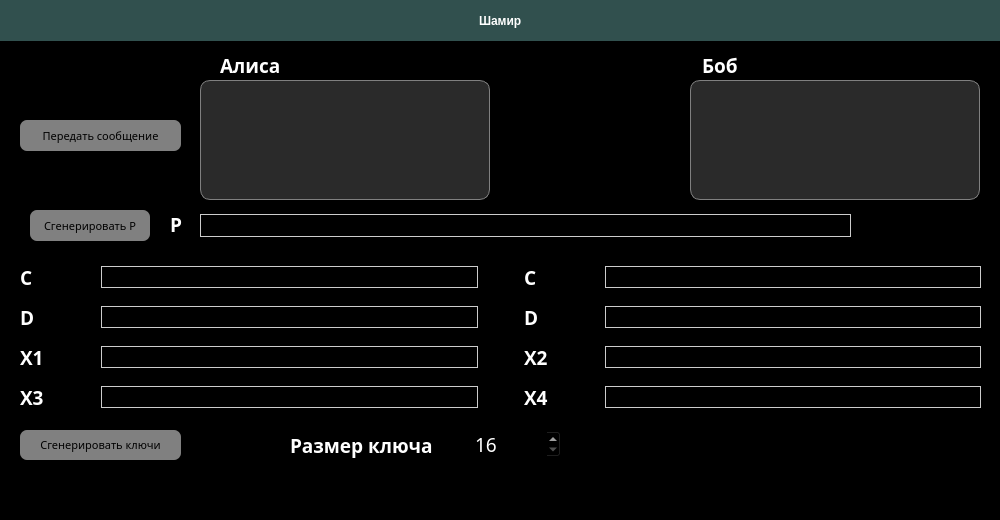
<?xml version="1.0" encoding="UTF-8"?>
<ui version="4.0">
 <class>MainWindow</class>
 <widget class="QMainWindow" name="MainWindow">
  <property name="geometry">
   <rect>
    <x>0</x>
    <y>0</y>
    <width>1000</width>
    <height>520</height>
   </rect>
  </property>
  <property name="sizePolicy">
   <sizepolicy hsizetype="Fixed" vsizetype="Fixed">
    <horstretch>0</horstretch>
    <verstretch>0</verstretch>
   </sizepolicy>
  </property>
  <property name="minimumSize">
   <size>
    <width>685</width>
    <height>520</height>
   </size>
  </property>
  <property name="maximumSize">
   <size>
    <width>1000</width>
    <height>650</height>
   </size>
  </property>
  <property name="windowTitle">
   <string>Shamir</string>
  </property>
  <widget class="QWidget" name="centralwidget">
   <property name="styleSheet">
    <string notr="true">background-color: #000</string>
   </property>
   <widget class="QLabel" name="label_9">
    <property name="geometry">
     <rect>
      <x>702</x>
      <y>50</y>
      <width>41</width>
      <height>30</height>
     </rect>
    </property>
    <property name="font">
     <font>
      <family>Century Gothic</family>
      <pointsize>14</pointsize>
      <weight>87</weight>
      <italic>false</italic>
      <bold>true</bold>
     </font>
    </property>
    <property name="styleSheet">
     <string notr="true">color: white;
font: 14pt &quot;Century Gothic&quot;;
font-weight: 700;</string>
    </property>
    <property name="text">
     <string>Боб</string>
    </property>
   </widget>
   <widget class="QFrame" name="frame">
    <property name="geometry">
     <rect>
      <x>0</x>
      <y>0</y>
      <width>1001</width>
      <height>41</height>
     </rect>
    </property>
    <property name="styleSheet">
     <string notr="true">background-color: rgb(49, 80, 78)</string>
    </property>
    <property name="frameShape">
     <enum>QFrame::StyledPanel</enum>
    </property>
    <property name="frameShadow">
     <enum>QFrame::Raised</enum>
    </property>
    <widget class="QWidget" name="horizontalLayoutWidget_3">
     <property name="geometry">
      <rect>
       <x>0</x>
       <y>0</y>
       <width>1001</width>
       <height>41</height>
      </rect>
     </property>
     <layout class="QHBoxLayout" name="horizontalLayout_3" stretch="0,0,0">
      <item>
       <spacer name="horizontalSpacer_2">
        <property name="orientation">
         <enum>Qt::Horizontal</enum>
        </property>
        <property name="sizeHint" stdset="0">
         <size>
          <width>40</width>
          <height>20</height>
         </size>
        </property>
       </spacer>
      </item>
      <item>
       <widget class="QLabel" name="label_4">
        <property name="styleSheet">
         <string notr="true">color: white;
font: 18pt &quot;Century Gothic&quot;;
font-weight: 700;</string>
        </property>
        <property name="text">
         <string>Шамир</string>
        </property>
       </widget>
      </item>
      <item>
       <spacer name="horizontalSpacer">
        <property name="orientation">
         <enum>Qt::Horizontal</enum>
        </property>
        <property name="sizeHint" stdset="0">
         <size>
          <width>40</width>
          <height>20</height>
         </size>
        </property>
       </spacer>
      </item>
     </layout>
    </widget>
   </widget>
   <widget class="QLabel" name="label_8">
    <property name="geometry">
     <rect>
      <x>220</x>
      <y>50</y>
      <width>71</width>
      <height>30</height>
     </rect>
    </property>
    <property name="font">
     <font>
      <family>Century Gothic</family>
      <pointsize>14</pointsize>
      <weight>87</weight>
      <italic>false</italic>
      <bold>true</bold>
     </font>
    </property>
    <property name="styleSheet">
     <string notr="true">color: white;
font: 14pt &quot;Century Gothic&quot;;
font-weight: 700;</string>
    </property>
    <property name="text">
     <string>Алиса</string>
    </property>
   </widget>
   <widget class="QTextBrowser" name="text_browser">
    <property name="geometry">
     <rect>
      <x>690</x>
      <y>80</y>
      <width>290</width>
      <height>120</height>
     </rect>
    </property>
    <property name="styleSheet">
     <string notr="true">background-color: rgb(42, 42, 42);
border: 1px solid gray;
border-radius: 10px;
color: white;
</string>
    </property>
   </widget>
   <widget class="QPlainTextEdit" name="text_edit">
    <property name="geometry">
     <rect>
      <x>200</x>
      <y>80</y>
      <width>290</width>
      <height>120</height>
     </rect>
    </property>
    <property name="styleSheet">
     <string notr="true">background-color: rgb(42, 42, 42);
border: 1px solid gray;
border-radius: 10px;
color: white;
</string>
    </property>
    <property name="readOnly">
     <bool>false</bool>
    </property>
   </widget>
   <widget class="QWidget" name="horizontalLayoutWidget">
    <property name="geometry">
     <rect>
      <x>20</x>
      <y>260</y>
      <width>961</width>
      <height>154</height>
     </rect>
    </property>
    <layout class="QHBoxLayout" name="horizontalLayout" stretch="2,0,2">
     <item>
      <layout class="QHBoxLayout" name="horizontalLayout_2" stretch="1,5">
       <item>
        <layout class="QVBoxLayout" name="verticalLayout_2">
         <item>
          <widget class="QLabel" name="label_public_key">
           <property name="font">
            <font>
             <family>Century Gothic</family>
             <pointsize>14</pointsize>
             <weight>75</weight>
             <bold>true</bold>
            </font>
           </property>
           <property name="styleSheet">
            <string notr="true">color: white;</string>
           </property>
           <property name="text">
            <string>C</string>
           </property>
          </widget>
         </item>
         <item>
          <widget class="QLabel" name="label_private_key">
           <property name="font">
            <font>
             <family>Century Gothic</family>
             <pointsize>14</pointsize>
             <weight>75</weight>
             <bold>true</bold>
            </font>
           </property>
           <property name="styleSheet">
            <string notr="true">color: white;</string>
           </property>
           <property name="text">
            <string>D</string>
           </property>
          </widget>
         </item>
         <item>
          <widget class="QLabel" name="label_x1">
           <property name="font">
            <font>
             <family>Century Gothic</family>
             <pointsize>14</pointsize>
             <weight>75</weight>
             <bold>true</bold>
            </font>
           </property>
           <property name="styleSheet">
            <string notr="true">color: white;</string>
           </property>
           <property name="text">
            <string>X1</string>
           </property>
          </widget>
         </item>
         <item>
          <widget class="QLabel" name="label_x3">
           <property name="font">
            <font>
             <family>Century Gothic</family>
             <pointsize>14</pointsize>
             <weight>75</weight>
             <bold>true</bold>
            </font>
           </property>
           <property name="styleSheet">
            <string notr="true">color: white;</string>
           </property>
           <property name="text">
            <string>X3</string>
           </property>
          </widget>
         </item>
        </layout>
       </item>
       <item>
        <layout class="QVBoxLayout" name="verticalLayout_3">
         <property name="spacing">
          <number>12</number>
         </property>
         <property name="bottomMargin">
          <number>0</number>
         </property>
         <item>
          <widget class="QLineEdit" name="lineEdit_public_key">
           <property name="enabled">
            <bool>true</bool>
           </property>
           <property name="font">
            <font>
             <family>Century Gothic</family>
             <pointsize>10</pointsize>
            </font>
           </property>
           <property name="styleSheet">
            <string notr="true">border: 1px solid #ccc;
color: white;</string>
           </property>
          </widget>
         </item>
         <item>
          <widget class="QLineEdit" name="lineEdit_private_key">
           <property name="enabled">
            <bool>true</bool>
           </property>
           <property name="font">
            <font>
             <family>Century Gothic</family>
             <pointsize>10</pointsize>
            </font>
           </property>
           <property name="styleSheet">
            <string notr="true">border: 1px solid #ccc;
color: white;</string>
           </property>
          </widget>
         </item>
         <item>
          <widget class="QLineEdit" name="lineEdit_x1">
           <property name="enabled">
            <bool>true</bool>
           </property>
           <property name="font">
            <font>
             <family>Century Gothic</family>
             <pointsize>10</pointsize>
            </font>
           </property>
           <property name="styleSheet">
            <string notr="true">border: 1px solid #ccc;
color: white;</string>
           </property>
          </widget>
         </item>
         <item>
          <widget class="QLineEdit" name="lineEdit_x3">
           <property name="enabled">
            <bool>true</bool>
           </property>
           <property name="font">
            <font>
             <family>Century Gothic</family>
             <pointsize>10</pointsize>
            </font>
           </property>
           <property name="styleSheet">
            <string notr="true">border: 1px solid #ccc;
color: white;</string>
           </property>
          </widget>
         </item>
        </layout>
       </item>
      </layout>
     </item>
     <item>
      <spacer name="horizontalSpacer_3">
       <property name="orientation">
        <enum>Qt::Horizontal</enum>
       </property>
       <property name="sizeHint" stdset="0">
        <size>
         <width>40</width>
         <height>20</height>
        </size>
       </property>
      </spacer>
     </item>
     <item>
      <layout class="QHBoxLayout" name="horizontalLayout_4" stretch="1,5">
       <item>
        <layout class="QVBoxLayout" name="verticalLayout_4">
         <item>
          <widget class="QLabel" name="label_public_key_2">
           <property name="font">
            <font>
             <family>Century Gothic</family>
             <pointsize>14</pointsize>
             <weight>75</weight>
             <bold>true</bold>
            </font>
           </property>
           <property name="styleSheet">
            <string notr="true">color: white;</string>
           </property>
           <property name="text">
            <string>C</string>
           </property>
          </widget>
         </item>
         <item>
          <widget class="QLabel" name="label_private_key_2">
           <property name="font">
            <font>
             <family>Century Gothic</family>
             <pointsize>14</pointsize>
             <weight>75</weight>
             <bold>true</bold>
            </font>
           </property>
           <property name="styleSheet">
            <string notr="true">color: white;</string>
           </property>
           <property name="text">
            <string>D</string>
           </property>
          </widget>
         </item>
         <item>
          <widget class="QLabel" name="label_x2">
           <property name="font">
            <font>
             <family>Century Gothic</family>
             <pointsize>14</pointsize>
             <weight>75</weight>
             <bold>true</bold>
            </font>
           </property>
           <property name="styleSheet">
            <string notr="true">color: white;</string>
           </property>
           <property name="text">
            <string>X2</string>
           </property>
          </widget>
         </item>
         <item>
          <widget class="QLabel" name="label_x4">
           <property name="font">
            <font>
             <family>Century Gothic</family>
             <pointsize>14</pointsize>
             <weight>75</weight>
             <bold>true</bold>
            </font>
           </property>
           <property name="styleSheet">
            <string notr="true">color: white;</string>
           </property>
           <property name="text">
            <string>X4</string>
           </property>
          </widget>
         </item>
        </layout>
       </item>
       <item>
        <layout class="QVBoxLayout" name="verticalLayout_5">
         <property name="spacing">
          <number>12</number>
         </property>
         <property name="bottomMargin">
          <number>0</number>
         </property>
         <item>
          <widget class="QLineEdit" name="lineEdit_public_key_2">
           <property name="enabled">
            <bool>true</bool>
           </property>
           <property name="font">
            <font>
             <family>Century Gothic</family>
             <pointsize>10</pointsize>
            </font>
           </property>
           <property name="styleSheet">
            <string notr="true">border: 1px solid #ccc;
color: white;</string>
           </property>
          </widget>
         </item>
         <item>
          <widget class="QLineEdit" name="lineEdit_private_key_2">
           <property name="enabled">
            <bool>true</bool>
           </property>
           <property name="font">
            <font>
             <family>Century Gothic</family>
             <pointsize>10</pointsize>
            </font>
           </property>
           <property name="styleSheet">
            <string notr="true">border: 1px solid #ccc;
color: white;</string>
           </property>
          </widget>
         </item>
         <item>
          <widget class="QLineEdit" name="lineEdit_x2">
           <property name="enabled">
            <bool>true</bool>
           </property>
           <property name="font">
            <font>
             <family>Century Gothic</family>
             <pointsize>10</pointsize>
            </font>
           </property>
           <property name="styleSheet">
            <string notr="true">border: 1px solid #ccc;
color: white;</string>
           </property>
          </widget>
         </item>
         <item>
          <widget class="QLineEdit" name="lineEdit_x4">
           <property name="enabled">
            <bool>true</bool>
           </property>
           <property name="font">
            <font>
             <family>Century Gothic</family>
             <pointsize>10</pointsize>
            </font>
           </property>
           <property name="styleSheet">
            <string notr="true">border: 1px solid #ccc;
color: white;</string>
           </property>
          </widget>
         </item>
        </layout>
       </item>
      </layout>
     </item>
    </layout>
   </widget>
   <widget class="QPushButton" name="gen_btn">
    <property name="geometry">
     <rect>
      <x>20</x>
      <y>430</y>
      <width>161</width>
      <height>30</height>
     </rect>
    </property>
    <property name="font">
     <font>
      <family>Century Gothic</family>
      <pointsize>8</pointsize>
     </font>
    </property>
    <property name="styleSheet">
     <string notr="true">QPushButton {
	color: black;
	background-color: grey;
	border-radius: 7px;
}

QPushButton:pressed {
	background-color: rgb(102, 102, 102);
}</string>
    </property>
    <property name="text">
     <string>Сгенерировать ключи</string>
    </property>
   </widget>
   <widget class="QPushButton" name="post_btn">
    <property name="geometry">
     <rect>
      <x>20</x>
      <y>120</y>
      <width>161</width>
      <height>31</height>
     </rect>
    </property>
    <property name="font">
     <font>
      <family>Century Gothic</family>
      <pointsize>8</pointsize>
     </font>
    </property>
    <property name="styleSheet">
     <string notr="true">QPushButton {
	color: black;
	background-color: grey;
	border-radius: 7px;
}

QPushButton:pressed {
	background-color: rgb(102, 102, 102);
}</string>
    </property>
    <property name="text">
     <string>Передать сообщение</string>
    </property>
   </widget>
   <widget class="QLabel" name="label_key_size">
    <property name="geometry">
     <rect>
      <x>290</x>
      <y>430</y>
      <width>178</width>
      <height>30</height>
     </rect>
    </property>
    <property name="font">
     <font>
      <family>Century Gothic</family>
      <pointsize>14</pointsize>
      <weight>75</weight>
      <bold>true</bold>
     </font>
    </property>
    <property name="styleSheet">
     <string notr="true">color: white;</string>
    </property>
    <property name="text">
     <string>Размер ключа</string>
    </property>
   </widget>
   <widget class="QSpinBox" name="key_size_spinBox">
    <property name="geometry">
     <rect>
      <x>470</x>
      <y>430</y>
      <width>91</width>
      <height>28</height>
     </rect>
    </property>
    <property name="font">
     <font>
      <family>Century Gothic</family>
      <pointsize>14</pointsize>
     </font>
    </property>
    <property name="styleSheet">
     <string notr="true">color: white;</string>
    </property>
    <property name="minimum">
     <number>16</number>
    </property>
   </widget>
   <widget class="QLineEdit" name="lineEdit_p">
    <property name="enabled">
     <bool>true</bool>
    </property>
    <property name="geometry">
     <rect>
      <x>200</x>
      <y>214</y>
      <width>651</width>
      <height>23</height>
     </rect>
    </property>
    <property name="font">
     <font>
      <family>Century Gothic</family>
      <pointsize>10</pointsize>
     </font>
    </property>
    <property name="styleSheet">
     <string notr="true">border: 1px solid #ccc;
color: white;</string>
    </property>
    <property name="readOnly">
     <bool>true</bool>
    </property>
   </widget>
   <widget class="QLabel" name="label_p">
    <property name="geometry">
     <rect>
      <x>170</x>
      <y>214</y>
      <width>21</width>
      <height>20</height>
     </rect>
    </property>
    <property name="font">
     <font>
      <family>Century Gothic</family>
      <pointsize>14</pointsize>
      <weight>75</weight>
      <bold>true</bold>
     </font>
    </property>
    <property name="styleSheet">
     <string notr="true">color: white;</string>
    </property>
    <property name="text">
     <string>P</string>
    </property>
   </widget>
   <widget class="QPushButton" name="p_gen_btn">
    <property name="geometry">
     <rect>
      <x>30</x>
      <y>210</y>
      <width>120</width>
      <height>31</height>
     </rect>
    </property>
    <property name="font">
     <font>
      <family>Century Gothic</family>
      <pointsize>8</pointsize>
     </font>
    </property>
    <property name="styleSheet">
     <string notr="true">QPushButton {
	color: black;
	background-color: grey;
	border-radius: 7px;
}

QPushButton:pressed {
	background-color: rgb(102, 102, 102);
}</string>
    </property>
    <property name="text">
     <string>Сгенерировать P</string>
    </property>
   </widget>
  </widget>
 </widget>
 <resources/>
 <connections/>
</ui>
